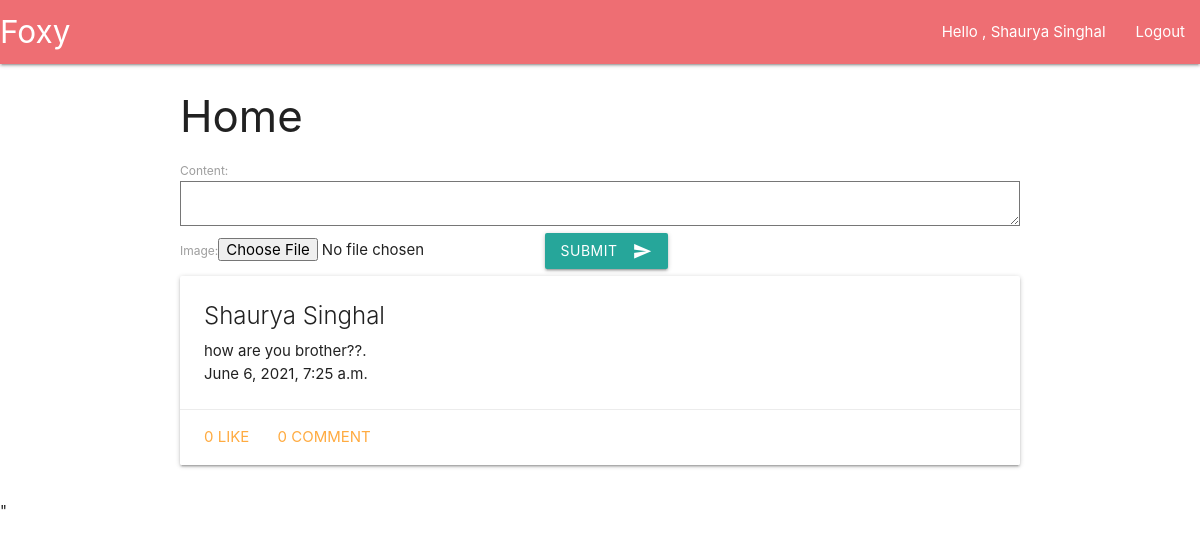
/home/ (signed in), run on an earlier commit of the app's database.
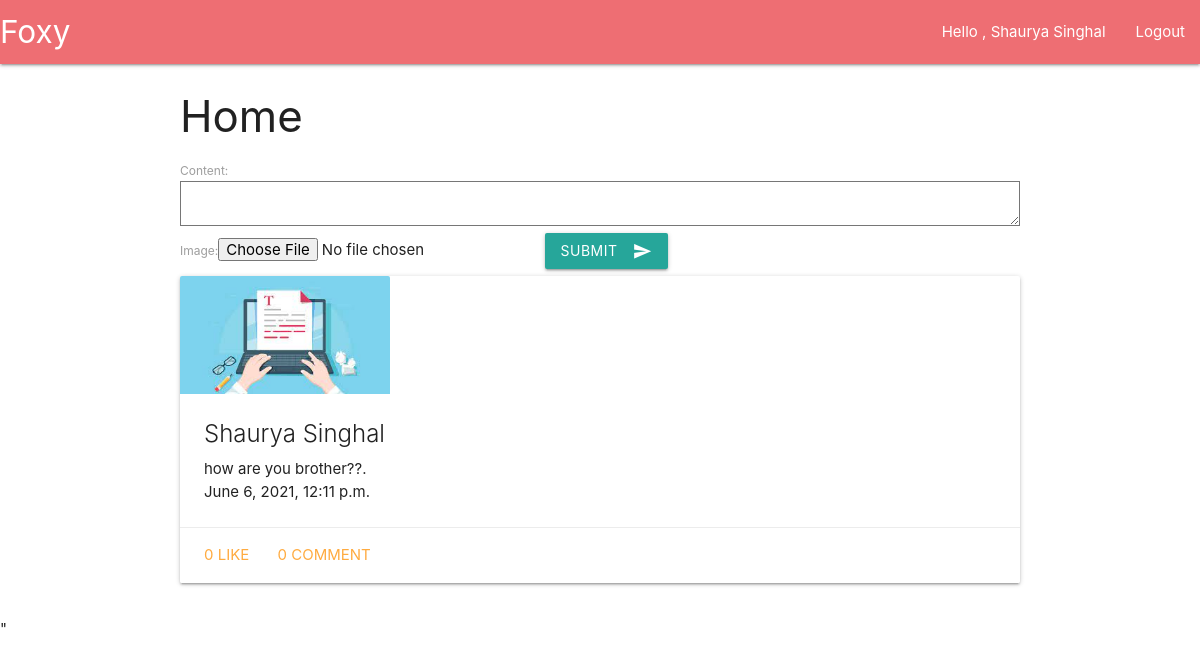
And on a later commit of the database.
### social/models.py (models this page shows, shortened)
class Post(models.Model):
    user = models.ForeignKey(User,on_delete=models.CASCADE)
    created_at = models.DateTimeField(auto_now=True)
    content = models.TextField()
    image = models.ImageField(blank=True)

### social/views.py (the view)
# urls.py: 2. Add a URL to urlpatterns:  path('', Home.as_view(), name='home')
class Home(LoginRequiredMixin, ListView):
    context_object_name = 'posts'
    template_name = 'social/home.html'
    login_url = 'auth/login'
    def get_queryset(self):
        return Post.objects.filter(Q(user=self.request.user)).order_by('-created_at')
    def get_context_data(self, *args, **kwargs):
        data = super().get_context_data(*args, **kwargs)
        data['post_form'] = CreatePostForm()
        return data

### social/forms.py
class CreatePostForm(forms.ModelForm):
    class Meta:
        model = Post
        fields = ['content','image']

### templates/social/home.html (shortened to what this page needs)
{% extends 'base.html' %}
{% block content %}
  <div class="container">
    <h3>Home</h3>
    <form action="/post/" method="POST" enctype="multipart/form-data">
      {{post_form}}
      <button class="btn waves-effect waves-light" type="submit" name="action">Submit
        <i class="material-icons right">send</i>
      </button>
    </form>
    {% for post in posts %}
    <div class="row">
      {% include 'social/components/post.html' %}
    </div>
    {% endfor %}
  </div>
{% endblock %}

### templates/social/components/post.html (shortened to what this page needs)
<div class="card">
  <div class="card-image">
    {% if post.image %}
    <img src="/media/{{post.image}}" style="width: 25%;">
    {% endif %}
  </div>
  <div class="card-content">
    <span class="card-title">{{post.user.first_name}} {{post.user.last_name}}</span>
    <p>{{post.content}}.</p>
    <span >{{post.created_at}}</span>
  </div>
  <div class="card-action">
    <a href="#" onclick="likePost({{post.id}});">{{post.like_set.count}} Like</a>
    <a class="modal-trigger" href="#postModal{{post.id}}">{{post.comment_set.count}} Comment </a>
  </div>
</div>

What changed in the data, as far as the page shows it:
changed Post "how are you brother??": image: picture added; created_at "June 6, 2021, 7:25 a.m." → "June 6, 2021, 12:11 p.m."
